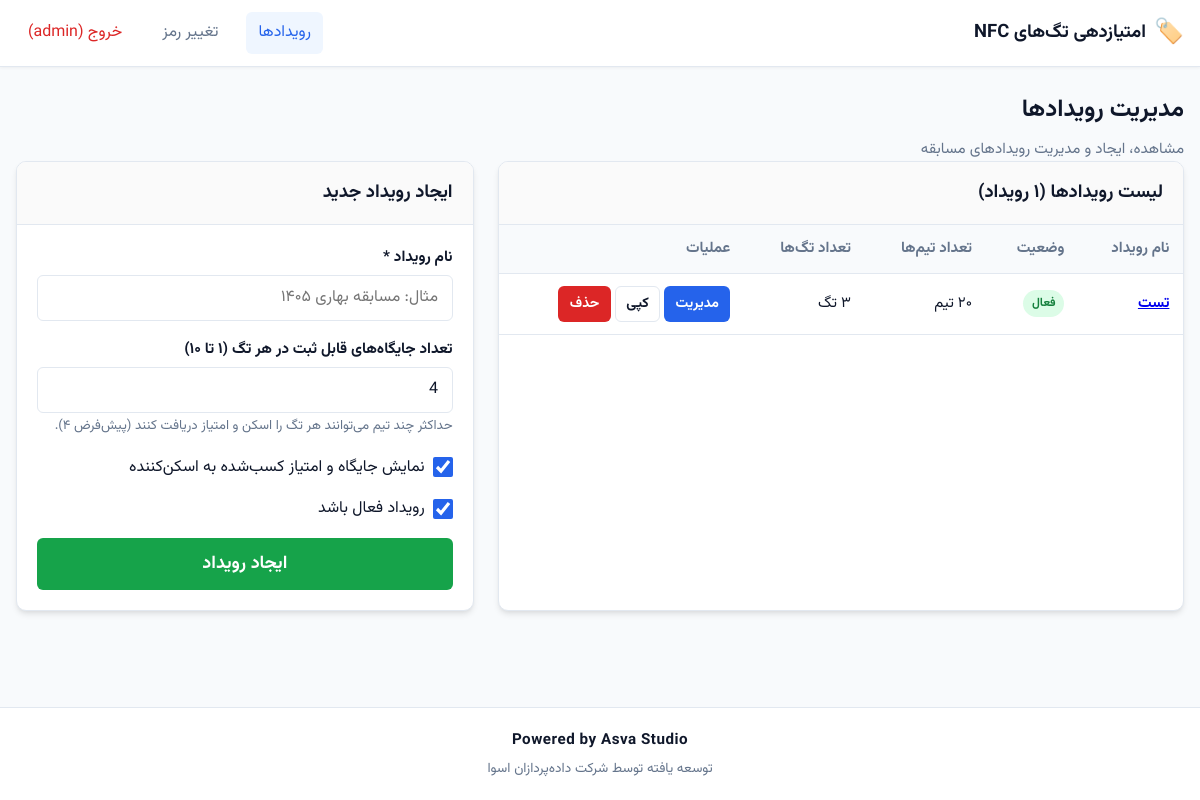
/admin/events (signed in), run on the app's committed database.
### tables this page shows
CREATE TABLE events (
                    id INTEGER PRIMARY KEY AUTOINCREMENT,
                    name VARCHAR(150) NOT NULL,
                    positions_count TINYINT NOT NULL DEFAULT 4,
                    show_result_to_scanner TINYINT NOT NULL DEFAULT 1,
                    is_active TINYINT NOT NULL DEFAULT 1,
                    created_at DATETIME NOT NULL
                , logo_path VARCHAR(255) NULL, logo_tint_mode TINYINT NOT NULL DEFAULT 1);

### views/admin_events.php (the view, shortened to what this page needs)
<div class="page-header">
    <div class="page-title-group">
        <h1 class="page-title">مدیریت رویدادها</h1>
        <p class="page-subtitle">مشاهده، ایجاد و مدیریت رویدادهای مسابقه</p>
    </div>
</div>
<div class="dashboard-grid">
    <div class="card events-list-card">
        <div class="card-header">
            <h2 class="card-title">لیست رویدادها (<?= fa_num(count($events)) ?> رویداد)</h2>
        </div>
        <div class="card-body p-0">
            <?php if (empty($events)): ?>
                <div class="empty-state p-4 text-center">
                    <p class="text-muted">هنوز هیچ رویدادی ایجاد نشده است. از فرم روبرو برای ساخت اولین رویداد استفاده کنید.</p>
                </div>
            <?php else: ?>
                <div class="table-responsive">
                    <table class="table events-table">
                        <thead>
                            <tr>
                                <th>نام رویداد</th>
                                <th>وضعیت</th>
                                <th>تعداد تیم‌ها</th>
                                <th>تعداد تگ‌ها</th>
                                <th>عملیات</th>
                            </tr>
                        </thead>
                        <tbody>
                            <?php foreach ($events as $ev): ?>
                                <tr>
                                    <td class="font-bold">
                                        <a href="<?= e(path_url('/admin/events/' . $ev['id'])) ?>" class="event-name-link">
                                            <?= e($ev['name']) ?>
                                        </a>
                                    </td>
                                    <td>
                                        <?php if ((int)$ev['is_active'] === 1): ?>
                                            <span class="badge badge-success">فعال</span>
                                        <?php else: ?>
                                            <span class="badge badge-secondary">غیرفعال</span>
                                        <?php endif; ?>
                                    </td>
                                    <td><?= fa_num($ev['teams_count']) ?> تیم</td>
                                    <td><?= fa_num($ev['tags_count']) ?> تگ</td>
                                    <td class="actions-cell">
                                        <div class="action-buttons">
                                            <a href="<?= e(path_url('/admin/events/' . $ev['id'])) ?>" class="btn btn-sm btn-primary">
                                                مدیریت
                                            </a>
                                            <form method="POST" action="<?= e(path_url('/admin/events/' . $ev['id'] . '/duplicate')) ?>" class="inline-form" onsubmit="return confirm('آیا از ایجاد یک کپی کامل از این رویداد اطمینان دارید؟ تگ‌های رویداد جدید کدهای جدید خواهند داشت.');">
                                                <button type="submit" class="btn btn-sm btn-outline-secondary">
                                                    کپی
                                                </button>
                                            </form>
                                            <button type="button" class="btn btn-sm btn-danger btn-delete-event"
                                                    data-id="<?= (int)$ev['id'] ?>"
                                                    data-name="<?= e($ev['name']) ?>">
                                                حذف
                                            </button>
                                        </div>
                                    </td>
                                </tr>
                            <?php endforeach; ?>
                        </tbody>
                    </table>
                </div>
            <?php endif; ?>
        </div>
    </div>
    <div class="card create-event-card">
        <div class="card-header">
            <h2 class="card-title">ایجاد رویداد جدید</h2>
        </div>
        <div class="card-body">
            <form method="POST" action="<?= e(path_url('/admin/events/create')) ?>">
                <div class="form-group">
                    <label for="event_name" class="form-label">نام رویداد *</label>
                    <input type="text" id="event_name" name="name" class="form-control" required placeholder="مثال: مسابقه بهاری ۱۴۰۵">
                </div>
                <div class="form-group">
                    <label for="positions_count" class="form-label">تعداد جایگاه‌های قابل ثبت در هر تگ (۱ تا ۱۰)</label>
                    <input type="number" id="positions_count" name="positions_count" class="form-control" min="1" max="10" value="4" required>
                    <small class="form-text text-muted">حداکثر چند تیم می‌توانند هر تگ را اسکن و امتیاز دریافت کنند (پیش‌فرض ۴).</small>
                </div>
                <div class="form-group">
                    <label class="custom-control-label">
                        <input type="checkbox" name="show_result_to_scanner" value="1" checked class="custom-checkbox">
                        نمایش جایگاه و امتیاز کسب‌شده به اسکن‌کننده
                    </label>
                </div>
                <div class="form-group">
                    <label class="custom-control-label">
                        <input type="checkbox" name="is_active" value="1" checked class="custom-checkbox">
                        رویداد فعال باشد
                    </label>
                </div>
                <div class="form-actions mt-4">
                    <button type="submit" class="btn btn-success btn-block btn-lg">
                        ایجاد رویداد
                    </button>
                </div>
            </form>
        </div>
    </div>
</div>

### assets/style.css (style rules this page uses)
:root { --primary-color: #2563eb; --primary-hover: #1d4ed8; --success-color: #16a34a; --success-hover: #15803d; --danger-color: #dc2626; --danger-hover: #b91c1c; --warning-color: #d97706; --warning-hover: #b45309; --info-color: #0284c7; --bg-color: #f8fafc; --card-bg: #ffffff; --text-main: #0f172a; --text-muted: #64748b; --border-color: #e2e8f0; --radius: 10px; --shadow: 0 4px 6px -1px rgba(0, 0, 0, 0.1), 0 2px 4px -2px rgba(0, 0, 0, 0.05); }
* { box-sizing: border-box; margin: 0; padding: 0; }
body { direction: rtl; text-align: right; font-family: Vazirmatn, Tahoma, -apple-system, BlinkMacSystemFont, "Segoe UI", Roboto, "Helvetica Neue", Arial, sans-serif; background-color: var(--bg-color); color: var(--text-main); line-height: 1.6; min-height: 100vh; display: flex; flex-direction: column; }
h1, h2, h3, h4, h5 { font-weight: 700; color: var(--text-main); margin-bottom: 0.5rem; }
.page-title { font-size: 1.5rem; }
.page-subtitle { color: var(--text-muted); font-size: 0.95rem; }
.font-bold { font-weight: 700; }
.text-muted { color: var(--text-muted); }
.mt-4 { margin-top: 1rem; }
.p-0 { padding: 0 !important; }
.card { background: var(--card-bg); border: 1px solid var(--border-color); border-radius: var(--radius); box-shadow: var(--shadow); margin-bottom: 1.5rem; overflow: hidden; }
.card-header { padding: 1rem 1.25rem; border-bottom: 1px solid var(--border-color); background-color: #fafafa; }
.card-title { font-size: 1.15rem; margin: 0; }
.card-body { padding: 1.25rem; }
.dashboard-grid { display: grid; grid-template-columns: 1fr; gap: 1.5rem; }
@media (min-width: 768px) { .dashboard-grid { grid-template-columns: 3fr 2fr; } }
.form-group { margin-bottom: 1rem; }
.form-label { display: block; margin-bottom: 0.35rem; font-weight: 600; font-size: 0.95rem; }
.form-control { width: 100%; min-height: 44px; padding: 0.6rem 0.85rem; font-size: 16px; font-family: inherit; border: 1px solid var(--border-color); border-radius: 6px; background-color: #ffffff; color: var(--text-main); transition: border-color 0.15s, box-shadow 0.15s; }
.custom-control-label { display: flex; align-items: center; gap: 0.5rem; cursor: pointer; font-size: 16px; }
.custom-checkbox { width: 1.25rem; height: 1.25rem; accent-color: var(--primary-color); cursor: pointer; }
.btn { display: inline-flex; align-items: center; justify-content: center; min-height: 48px; padding: 0.5rem 1.25rem; font-size: 16px; font-weight: 600; font-family: inherit; border-radius: 6px; border: 1px solid transparent; cursor: pointer; text-decoration: none; transition: all 0.2s ease; user-select: none; }
.btn-lg { min-height: 52px; font-size: 18px; }
.btn-sm { min-height: 36px; padding: 0.25rem 0.65rem; font-size: 14px; }
.btn-block { width: 100%; }
.btn-primary { background-color: var(--primary-color); color: #fff; }
.btn-success { background-color: var(--success-color); color: #fff; }
.btn-danger { background-color: var(--danger-color); color: #fff; }
.btn-outline-secondary { background-color: transparent; border-color: var(--border-color); color: var(--text-main); }
.table-responsive { overflow-x: auto; width: 100%; }
.table { width: 100%; border-collapse: collapse; font-size: 15px; }
.table th, .table td { padding: 0.75rem 0.85rem; border-bottom: 1px solid var(--border-color); vertical-align: middle; }
.table th { background-color: #f8fafc; color: var(--text-muted); font-weight: 600; white-space: nowrap; }
.badge { display: inline-block; padding: 0.25rem 0.55rem; border-radius: 20px; font-size: 12px; font-weight: 600; }
.badge-success { background-color: #dcfce7; color: #15803d; }
.inline-form { display: inline-block; margin: 0; }

### data on the page
events: name "تست", is_active "فعال", teams_count "۲۰", tags_count "۳"

### other printed values
$adminUser "admin"
